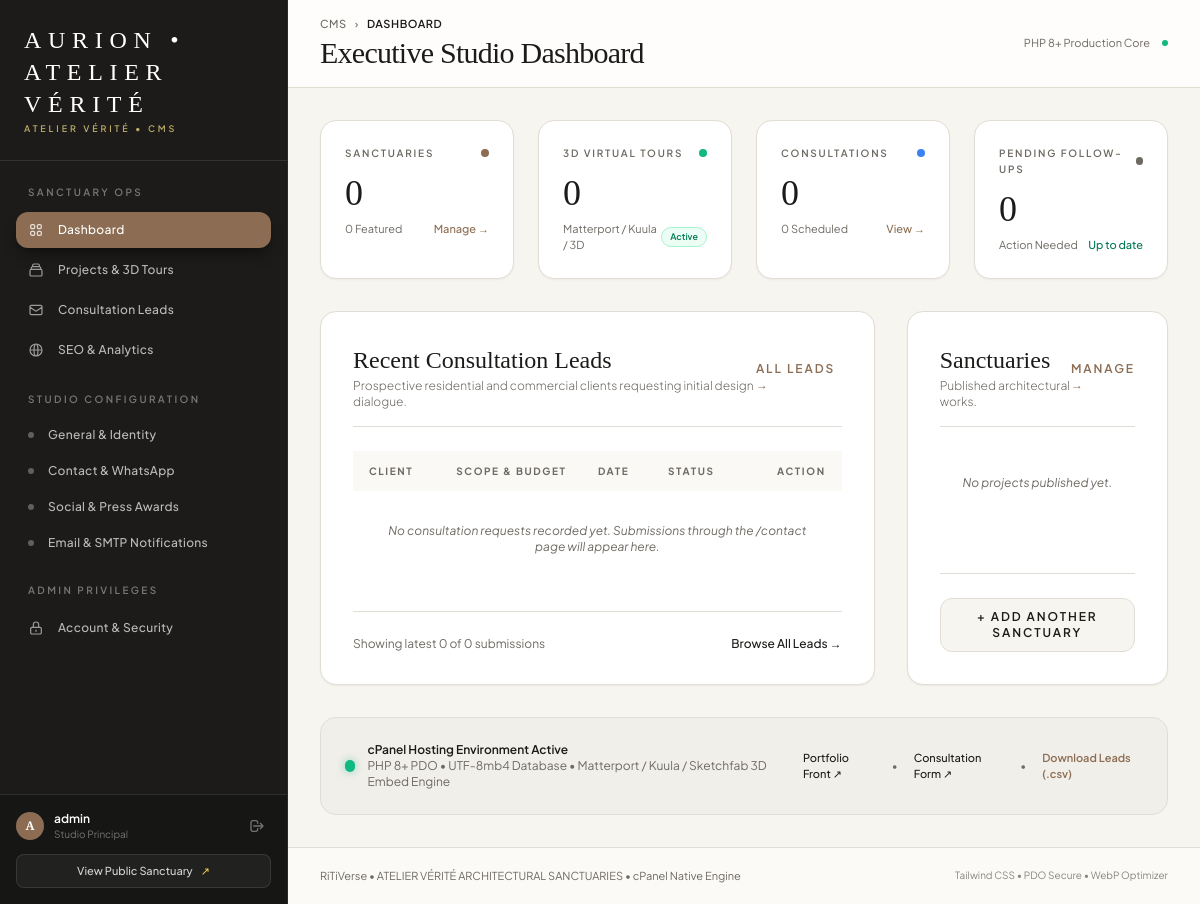
The page /admin/index.php (signed in) on the database as committed earlier.
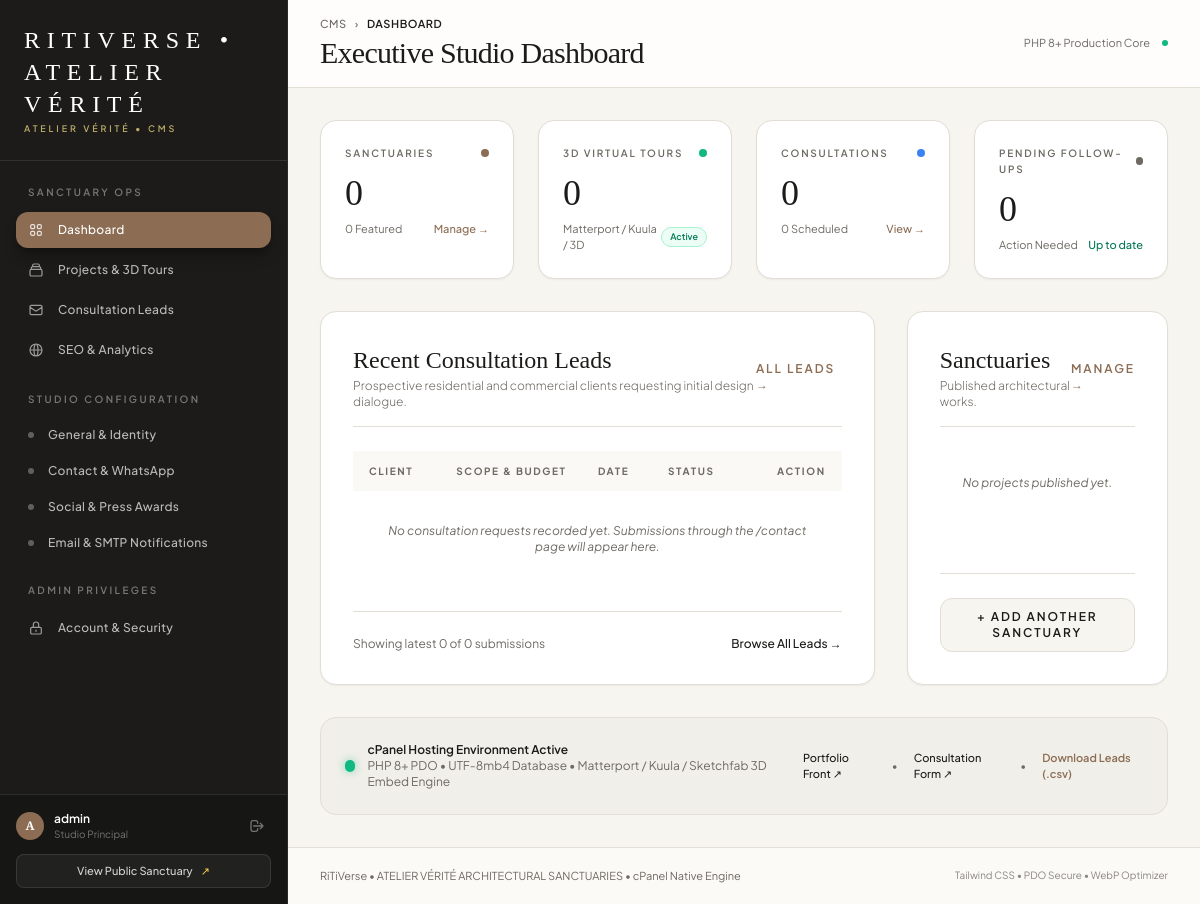
The same page on the database as committed later.
### tables this page shows
CREATE TABLE IF NOT EXISTS `site_settings` (
    `setting_key` VARCHAR(100) NOT NULL PRIMARY KEY,
    `setting_group` VARCHAR(50) NOT NULL,  
    `setting_value` TEXT NULL,
    `updated_at` TIMESTAMP DEFAULT CURRENT_TIMESTAMP ON UPDATE CURRENT_TIMESTAMP,
    INDEX `idx_setting_group` (`setting_group`)
);

### bootstrap.php (called while the page is built, shortened)
<?php
$config = require __DIR__ . '/config/app.php';
spl_autoload_register(function (string $class) {
    $prefix = 'Atelier\\';
    $baseDir = __DIR__ . '/';
    $len = strlen($prefix);
    $relativeClass = substr($class, $len);
    $parts = explode('\\', $relativeClass);
    if (count($parts) > 1) {
        $folder = strtolower($parts[0]);
        $className = implode('/', array_slice($parts, 1));
        $file = $baseDir . $folder . '/' . $className . '.php';
    } else {
        $file = $baseDir . $relativeClass . '.php';
    }
});
return $config;

### config/Database.php (called while the page is built, shortened)
<?php
class Database {
    private static ?PDO $instance = null;
    private static array $config = [];
    public static function getConnection(): PDO {
        if (self::$instance !== null) {
            return self::$instance;
        }
        if (empty(self::$config)) {
            $appConfig = require __DIR__ . '/app.php';
            self::$config = $appConfig['db'] ?? [];
        }
        $host     = self::$config['host'] ?? 'localhost';
        $port     = self::$config['port'] ?? 3306;
        $database = self::$config['database'] ?? 'atelier_interiors';
        $username = self::$config['username'] ?? 'root';
        $password = self::$config['password'] ?? '';
        $charset  = self::$config['charset'] ?? 'utf8mb4';
        $dsn = "mysql:host={$host};port={$port};dbname={$database};charset={$charset}";
        $options = [
            PDO::ATTR_ERRMODE            => PDO::ERRMODE_EXCEPTION,
            PDO::ATTR_DEFAULT_FETCH_MODE => PDO::FETCH_ASSOC,
            PDO::ATTR_EMULATE_PREPARES   => false,
            PDO::MYSQL_ATTR_INIT_COMMAND => "SET NAMES {$charset} COLLATE {$charset}_unicode_ci"
        ];
        try {
            self::$instance = new PDO($dsn, $username, $password, $options);
            return self::$instance;
        } catch (PDOException $e) {
            throw new RuntimeException(
                "Database Connection Error: " . $e->getMessage() .
                " [Hint: Check MySQL credentials in /api/config/app.php and ensure the database '{$database}' is imported in phpMyAdmin.]",
                (int)$e->getCode(),
                $e
            );
        }
    }
}

### models/Setting.php (called while the page is built, shortened)
<?php
class Setting extends BaseModel {
    public function get(string $key, ?string $default = null): ?string {
        $sql = "SELECT setting_value FROM site_settings WHERE setting_key = :k LIMIT 1";
        $row = $this->fetchOne($sql, [':k' => $key]);
        return $row !== null ? (string)$row['setting_value'] : $default;
    }
}

### models/BaseModel.php (called while the page is built, shortened)
<?php
abstract class BaseModel {
    protected PDO $db;
    public function __construct(?PDO $db = null) {
        $this->db = $db ?? Database::getConnection();
    }
    protected function query(string $sql, array $params = []): PDOStatement {
        $stmt = $this->db->prepare($sql);
        $stmt->execute($params);
        return $stmt;
    }
    protected function fetchOne(string $sql, array $params = []): ?array {
        $stmt = $this->query($sql, $params);
        $result = $stmt->fetch();
        return $result ?: null;
    }
}

### admin/auth.php (the view, shortened to what the rows shown need)
<?php
require_once __DIR__ . '/../bootstrap.php';
    ?>
    <?php
function render_admin_layout_start(
    string $title,
    string $activeNav = 'dashboard',
    string $activeSubNav = '',
    array $breadcrumbs = []
): void {
    $username = $_SESSION['atelier_admin'] ?? 'Admin';
    $studioName = 'RiTiVerse';
    try {
        $settingModel = new Setting();
        $studioName = $settingModel->get('studio_name', 'RiTiVerse');
    } catch (\Throwable $e) {}
?>
<!DOCTYPE html>
<html lang="en" class="h-full">
<head>
    <script src="https://cdn.tailwindcss.com"></script>
</head>
<body class="h-full w-full bg-alabaster text-charcoal flex flex-col antialiased overflow-hidden">
    <div class="flex-1 flex w-full h-full min-h-0 overflow-hidden relative">
        <aside id="admin-sidebar" class="fixed inset-y-0 left-0 z-50 w-72 h-full flex-shrink-0 bg-[#1C1B19] text-[#FAF9F5] flex flex-col transition-transform duration-300 ease-in-out -translate-x-full lg:translate-x-0 lg:static lg:inset-auto shadow-2xl lg:shadow-none border-r border-[#2C2A26]">
            <div class="flex-shrink-0 p-6 border-b border-white/10 flex items-center justify-between">
                <div>
                    <a href="index.php" class="block group">
                        <span class="font-serif text-2xl tracking-[0.28em] font-light text-white block uppercase group-hover:text-amber-200/90 transition-colors">
                            <?= htmlspecialchars($studioName) ?>
                        </span>
                        <span class="text-[9px] tracking-[0.32em] uppercase text-amber-200/70 font-semibold block mt-0.5">
                            Atelier Vérité &bull; CMS
                        </span>
                    </a>
                </div>
            </div>
            <div class="flex-1 overflow-y-auto min-h-0 px-4 py-6 space-y-6 sidebar-scrollbar">
                <div class="space-y-1">
                    <div class="px-3 pb-2 text-[10px] uppercase tracking-[0.24em] font-semibold text-white/40">
                        Sanctuary Ops
                    </div>
                    <a href="index.php" class="flex items-center gap-3.5 px-3 py-2.5 rounded-xl text-xs font-medium tracking-wide transition-all <?= $activeNav === 'dashboard' ? 'bg-[#8C6D53] text-white shadow-lg shadow-black/30' : 'text-white/70 hover:text-white hover:bg-white/5' ?>">
                        <span>Dashboard</span>
                    </a>
                    <a href="projects-manage.php" class="flex items-center gap-3.5 px-3 py-2.5 rounded-xl text-xs font-medium tracking-wide transition-all <?= $activeNav === 'projects' ? 'bg-[#8C6D53] text-white shadow-lg shadow-black/30' : 'text-white/70 hover:text-white hover:bg-white/5' ?>">
                        <span>Projects & 3D Tours</span>
                    </a>
                    <a href="leads.php" class="flex items-center justify-between px-3 py-2.5 rounded-xl text-xs font-medium tracking-wide transition-all <?= $activeNav === 'leads' ? 'bg-[#8C6D53] text-white shadow-lg shadow-black/30' : 'text-white/70 hover:text-white hover:bg-white/5' ?>">
                        <div class="flex items-center gap-3.5">
                            <svg class="w-4 h-4 flex-shrink-0 opacity-80" fill="none" stroke="currentColor" viewBox="0 0 24 24">
                                <path stroke-linecap="round" stroke-linejoin="round" stroke-width="1.8" d="M3 8l7.89 5.26a2 2 0 002.22 0L21 8M5 19h14a2 2 0 002-2V7a2 2 0 00-2-2H5a2 2 0 00-2 2v10a2 2 0 002 2z"></path>
                            </svg>
                            <span>Consultation Leads</span>
                        </div>
                    </a>
                    <a href="seo-manage.php" class="flex items-center gap-3.5 px-3 py-2.5 rounded-xl text-xs font-medium tracking-wide transition-all <?= $activeNav === 'seo' ? 'bg-[#8C6D53] text-white shadow-lg shadow-black/30' : 'text-white/70 hover:text-white hover:bg-white/5' ?>">
                        <span>SEO & Analytics</span>
                    </a>
                </div>
                <div class="space-y-1">
                    <div class="px-3 pb-2 text-[10px] uppercase tracking-[0.24em] font-semibold text-white/40">
                        Studio Configuration
                    </div>
                    <a href="settings-general.php" class="flex items-center gap-3.5 px-3 py-2 rounded-xl text-xs font-medium tracking-wide transition-all <?= $activeNav === 'settings' && $activeSubNav === 'general' ? 'bg-white/10 text-amber-200 font-semibold' : 'text-white/70 hover:text-white hover:bg-white/5' ?>">
                        <span class="w-1.5 h-1.5 rounded-full <?= $activeNav === 'settings' && $activeSubNav === 'general' ? 'bg-amber-300' : 'bg-white/30' ?>"></span>
                        <span>General & Identity</span>
                    </a>
                    <a href="settings-contact.php" class="flex items-center gap-3.5 px-3 py-2 rounded-xl text-xs font-medium tracking-wide transition-all <?= $activeNav === 'settings' && $activeSubNav === 'contact' ? 'bg-white/10 text-amber-200 font-semibold' : 'text-white/70 hover:text-white hover:bg-white/5' ?>">
                        <span class="w-1.5 h-1.5 rounded-full <?= $activeNav === 'settings' && $activeSubNav === 'contact' ? 'bg-amber-300' : 'bg-white/30' ?>"></span>
                        <span>Contact & WhatsApp</span>
                    </a>
                    <a href="settings-social.php" class="flex items-center gap-3.5 px-3 py-2 rounded-xl text-xs font-medium tracking-wide transition-all <?= $activeNav === 'settings' && $activeSubNav === 'social' ? 'bg-white/10 text-amber-200 font-semibold' : 'text-white/70 hover:text-white hover:bg-white/5' ?>">
                        <span class="w-1.5 h-1.5 rounded-full <?= $activeNav === 'settings' && $activeSubNav === 'social' ? 'bg-amber-300' : 'bg-white/30' ?>"></span>
                        <span>Social & Press Awards</span>
                    </a>
                    <a href="settings-smtp.php" class="flex items-center gap-3.5 px-3 py-2 rounded-xl text-xs font-medium tracking-wide transition-all <?= $activeNav === 'settings' && $activeSubNav === 'smtp' ? 'bg-white/10 text-amber-200 font-semibold' : 'text-white/70 hover:text-white hover:bg-white/5' ?>">
                        <span class="w-1.5 h-1.5 rounded-full <?= $activeNav === 'settings' && $activeSubNav === 'smtp' ? 'bg-amber-300' : 'bg-white/30' ?>"></span>
                        <span>Email & SMTP Notifications</span>
                    </a>
                </div>
                <div class="space-y-1">
                    <div class="px-3 pb-2 text-[10px] uppercase tracking-[0.24em] font-semibold text-white/40">
                        Admin Privileges
                    </div>
                    <a href="profile.php" class="flex items-center gap-3.5 px-3 py-2.5 rounded-xl text-xs font-medium tracking-wide transition-all <?= $activeNav === 'profile' ? 'bg-[#8C6D53] text-white shadow-lg shadow-black/30' : 'text-white/70 hover:text-white hover:bg-white/5' ?>">
                        <svg class="w-4 h-4 flex-shrink-0 opacity-80" fill="none" stroke="currentColor" viewBox="0 0 24 24">
                            <path stroke-linecap="round" stroke-linejoin="round" stroke-width="1.8" d="M12 15v2m-6 4h12a2 2 0 002-2v-6a2 2 0 00-2-2H6a2 2 0 00-2 2v6a2 2 0 002 2zm10-10V7a4 4 0 00-8 0v4h8z"></path>
                        </svg>
                        <span>Account & Security</span>
                    </a>
                </div>
            </div>
            <div class="flex-shrink-0 p-4 border-t border-white/10 bg-black/20 space-y-3">
                <div class="flex items-center justify-between">
                    <div class="flex items-center gap-2.5 min-w-0">
                        <div class="w-7 h-7 rounded-full bg-[#8C6D53] text-white flex items-center justify-center font-serif text-xs font-bold flex-shrink-0">
                            <?= strtoupper(substr($username, 0, 1)) ?>
                        </div>
                        <div class="min-w-0">
                            <p class="text-xs font-semibold text-white truncate"><?= htmlspecialchars($username) ?></p>
                            <p class="text-[10px] text-white/40 truncate">Studio Principal</p>
                        </div>
                    </div>
                    <a href="index.php?logout=1" title="Sign Out" class="text-white/40 hover:text-rose-400 p-1.5 rounded-lg hover:bg-white/5 transition-colors">
                        <svg class="w-4 h-4" fill="none" stroke="currentColor" viewBox="0 0 24 24">
                            <path stroke-linecap="round" stroke-linejoin="round" stroke-width="2" d="M17 16l4-4m0 0l-4-4m4 4H7m6 4v1a3 3 0 01-3 3H6a3 3 0 01-3-3V7a3 3 0 013-3h4a3 3 0 013 3v1"></path>
                        </svg>
                    </a>
                </div>
                <a href="/" target="_blank" class="w-full flex items-center justify-center gap-2 py-2 px-3 rounded-lg bg-white/5 hover:bg-white/10 text-[11px] font-medium text-white/80 transition-colors border border-white/10">
                    <span>View Public Sanctuary</span>
                    <span class="text-amber-300">&nearr;</span>
                </a>
            </div>
        </aside>
        <main class="flex-1 flex flex-col min-w-0 h-full min-h-0 overflow-hidden bg-alabaster">
            <header class="flex-shrink-0 bg-white/80 backdrop-blur-md border-b border-sand px-6 sm:px-8 py-4 z-20 flex items-center justify-between">
                <div>
                    <div class="flex items-center gap-2 text-[11px] tracking-wider uppercase font-medium text-stone">
                        <a href="index.php" class="hover:text-charcoal transition-colors">CMS</a>
                        <?php foreach ($breadcrumbs as $crumb): ?>
                            <span>&rsaquo;</span>
                            <?php if (!empty($crumb['url'])): ?>
                                <a href="<?= htmlspecialchars($crumb['url']) ?>" class="hover:text-charcoal transition-colors"><?= htmlspecialchars($crumb['label']) ?></a>
                            <?php else: ?>
                                <span class="text-charcoal font-semibold"><?= htmlspecialchars($crumb['label']) ?></span>
                            <?php endif; ?>
                        <?php endforeach; ?>
                    </div>
                    <h1 class="font-serif text-2xl sm:text-3xl text-charcoal font-medium mt-0.5 tracking-tight">
                        <?= htmlspecialchars($title) ?>
                    </h1>
                </div>
                <div class="hidden sm:flex items-center gap-3">
                    <span class="text-[11px] text-stone">PHP 8+ Production Core</span>
                    <span class="w-1.5 h-1.5 rounded-full bg-emerald-500 animate-pulse"></span>
                </div>
            </header>
            <div class="flex-1 overflow-y-auto min-h-0 main-scrollbar flex flex-col">
                <div class="p-6 sm:p-8 flex-1 max-w-7xl w-full mx-auto">
<?php
}
function render_admin_layout_end(): void {
?>
                </div>
                <footer class="border-t border-sand py-5 px-8 text-center sm:text-left text-[11px] text-stone bg-white/50 flex flex-col sm:flex-row items-center justify-between gap-2 mt-auto">
                    <p>RiTiVerse &bull; ATELIER VÉRITÉ ARCHITECTURAL SANCTUARIES &bull; cPanel Native Engine</p>
                    <p class="text-[10px] text-stone/80">Tailwind CSS &bull; PDO Secure &bull; WebP Optimizer</p>
                </footer>
            </div>
        </main>
    </div>
</body>
</html>
<?php
}

Rows that differ between the two databases and show on the page:
changed site_settings: setting_value "AURION • ATELIER VÉRITÉ" → "RITIVERSE • ATELIER VÉRITÉ"
